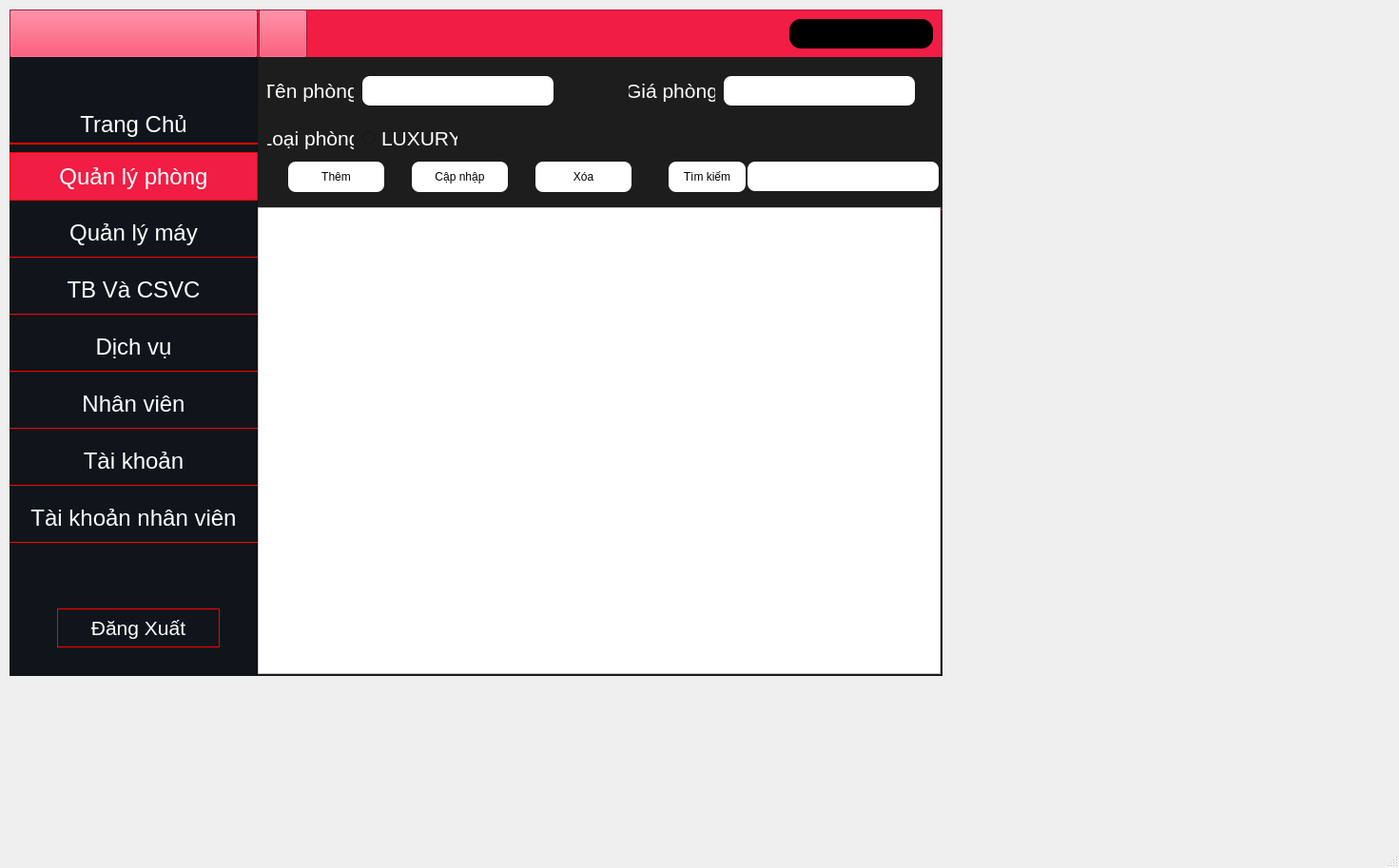
<?xml version="1.0" encoding="UTF-8"?>
<ui version="4.0">
 <class>MainWindow</class>
 <widget class="QMainWindow" name="MainWindow">
  <property name="geometry">
   <rect>
    <x>0</x>
    <y>0</y>
    <width>1471</width>
    <height>913</height>
   </rect>
  </property>
  <property name="windowTitle">
   <string>MainWindow</string>
  </property>
  <property name="layoutDirection">
   <enum>Qt::LeftToRight</enum>
  </property>
  <widget class="QWidget" name="centralwidget">
   <widget class="QFrame" name="frame">
    <property name="geometry">
     <rect>
      <x>10</x>
      <y>10</y>
      <width>981</width>
      <height>701</height>
     </rect>
    </property>
    <property name="styleSheet">
     <string notr="true">background-color:#1D1D1D;</string>
    </property>
    <property name="frameShape">
     <enum>QFrame::StyledPanel</enum>
    </property>
    <property name="frameShadow">
     <enum>QFrame::Raised</enum>
    </property>
    <widget class="QFrame" name="frame_2">
     <property name="geometry">
      <rect>
       <x>0</x>
       <y>0</y>
       <width>981</width>
       <height>51</height>
      </rect>
     </property>
     <property name="styleSheet">
      <string notr="true">background-color: #F11D44;</string>
     </property>
     <property name="frameShape">
      <enum>QFrame::StyledPanel</enum>
     </property>
     <property name="frameShadow">
      <enum>QFrame::Raised</enum>
     </property>
     <widget class="QLabel" name="lb_tentaikhoan">
      <property name="geometry">
       <rect>
        <x>820</x>
        <y>10</y>
        <width>151</width>
        <height>31</height>
       </rect>
      </property>
      <property name="styleSheet">
       <string notr="true">color:white;
background-color:black;
border-radius:12px;</string>
      </property>
      <property name="text">
       <string/>
      </property>
     </widget>
     <widget class="QPushButton" name="btn_home">
      <property name="geometry">
       <rect>
        <x>0</x>
        <y>0</y>
        <width>261</width>
        <height>51</height>
       </rect>
      </property>
      <property name="text">
       <string/>
      </property>
      <property name="icon">
       <iconset>
        <normaloff>../Icon &amp; image/Logo-Transparent-01.png</normaloff>../Icon &amp; image/Logo-Transparent-01.png</iconset>
      </property>
      <property name="iconSize">
       <size>
        <width>150</width>
        <height>200</height>
       </size>
      </property>
     </widget>
     <widget class="QPushButton" name="btn_back">
      <property name="geometry">
       <rect>
        <x>262</x>
        <y>0</y>
        <width>51</width>
        <height>51</height>
       </rect>
      </property>
      <property name="text">
       <string/>
      </property>
      <property name="icon">
       <iconset>
        <normaloff>../Icon &amp; image/2203523_arrow_back_botton_left_icon.ico</normaloff>../Icon &amp; image/2203523_arrow_back_botton_left_icon.ico</iconset>
      </property>
      <property name="iconSize">
       <size>
        <width>40</width>
        <height>40</height>
       </size>
      </property>
     </widget>
    </widget>
    <widget class="QFrame" name="frame_3">
     <property name="geometry">
      <rect>
       <x>0</x>
       <y>50</y>
       <width>261</width>
       <height>651</height>
      </rect>
     </property>
     <property name="styleSheet">
      <string notr="true">background-color:#0F151A;</string>
     </property>
     <property name="frameShape">
      <enum>QFrame::StyledPanel</enum>
     </property>
     <property name="frameShadow">
      <enum>QFrame::Raised</enum>
     </property>
     <widget class="QPushButton" name="btn_dangxuat">
      <property name="geometry">
       <rect>
        <x>50</x>
        <y>580</y>
        <width>171</width>
        <height>41</height>
       </rect>
      </property>
      <property name="font">
       <font>
        <pointsize>16</pointsize>
       </font>
      </property>
      <property name="styleSheet">
       <string notr="true">border: 1px solid red;
color:white;</string>
      </property>
      <property name="text">
       <string>Đăng Xuất</string>
      </property>
     </widget>
     <widget class="QPushButton" name="btn_trangchu">
      <property name="geometry">
       <rect>
        <x>0</x>
        <y>51</y>
        <width>261</width>
        <height>41</height>
       </rect>
      </property>
      <property name="font">
       <font>
        <pointsize>18</pointsize>
       </font>
      </property>
      <property name="styleSheet">
       <string notr="true">border: 2px solid red;
color:white;
border-left:none;
border-top:none;
border-right:none;
</string>
      </property>
      <property name="text">
       <string>Trang Chủ</string>
      </property>
     </widget>
     <widget class="QPushButton" name="btn_qlphong">
      <property name="geometry">
       <rect>
        <x>0</x>
        <y>100</y>
        <width>261</width>
        <height>51</height>
       </rect>
      </property>
      <property name="font">
       <font>
        <pointsize>18</pointsize>
        <underline>false</underline>
        <strikeout>false</strikeout>
       </font>
      </property>
      <property name="styleSheet">
       <string notr="true">border: 1px solid red;
color:white;
background-color:#F11D44;</string>
      </property>
      <property name="text">
       <string>Quản lý phòng</string>
      </property>
     </widget>
     <widget class="QPushButton" name="btn_qlmay">
      <property name="geometry">
       <rect>
        <x>0</x>
        <y>160</y>
        <width>261</width>
        <height>51</height>
       </rect>
      </property>
      <property name="font">
       <font>
        <pointsize>18</pointsize>
       </font>
      </property>
      <property name="styleSheet">
       <string notr="true">border: 1px solid red;
color:white;
border-left:none;
border-top:none;
border-right:none;</string>
      </property>
      <property name="text">
       <string>Quản lý máy</string>
      </property>
     </widget>
     <widget class="QPushButton" name="btn_tbcsvc">
      <property name="geometry">
       <rect>
        <x>0</x>
        <y>220</y>
        <width>261</width>
        <height>51</height>
       </rect>
      </property>
      <property name="font">
       <font>
        <pointsize>18</pointsize>
       </font>
      </property>
      <property name="styleSheet">
       <string notr="true">border: 1px solid red;
color:white;
border-left:none;
border-top:none;
border-right:none;</string>
      </property>
      <property name="text">
       <string>TB Và CSVC</string>
      </property>
     </widget>
     <widget class="QPushButton" name="btn_dichvu">
      <property name="geometry">
       <rect>
        <x>0</x>
        <y>280</y>
        <width>261</width>
        <height>51</height>
       </rect>
      </property>
      <property name="font">
       <font>
        <pointsize>18</pointsize>
       </font>
      </property>
      <property name="styleSheet">
       <string notr="true">border: 1px solid red;
color:white;
border-left:none;
border-top:none;
border-right:none;</string>
      </property>
      <property name="text">
       <string>Dịch vụ</string>
      </property>
     </widget>
     <widget class="QPushButton" name="btn_nhanvien">
      <property name="geometry">
       <rect>
        <x>0</x>
        <y>340</y>
        <width>261</width>
        <height>51</height>
       </rect>
      </property>
      <property name="font">
       <font>
        <pointsize>18</pointsize>
       </font>
      </property>
      <property name="styleSheet">
       <string notr="true">border: 1px solid red;
color:white;
border-left:none;
border-top:none;
border-right:none;</string>
      </property>
      <property name="text">
       <string>Nhân viên</string>
      </property>
     </widget>
     <widget class="QPushButton" name="btn_tk">
      <property name="geometry">
       <rect>
        <x>0</x>
        <y>400</y>
        <width>261</width>
        <height>51</height>
       </rect>
      </property>
      <property name="font">
       <font>
        <pointsize>18</pointsize>
       </font>
      </property>
      <property name="styleSheet">
       <string notr="true">border: 1px solid red;
color:white;
border-left:none;
border-top:none;
border-right:none;</string>
      </property>
      <property name="text">
       <string>Tài khoản</string>
      </property>
     </widget>
    </widget>
    <widget class="QPushButton" name="pushButton_8">
     <property name="geometry">
      <rect>
       <x>270</x>
       <y>180</y>
       <width>221</width>
       <height>81</height>
      </rect>
     </property>
     <property name="font">
      <font>
       <pointsize>20</pointsize>
      </font>
     </property>
     <property name="styleSheet">
      <string notr="true">border:none</string>
     </property>
     <property name="text">
      <string/>
     </property>
     <property name="icon">
      <iconset>
       <normaloff>../../Downloads/Test 1-01.png</normaloff>../../Downloads/Test 1-01.png</iconset>
     </property>
     <property name="iconSize">
      <size>
       <width>250</width>
       <height>200</height>
      </size>
     </property>
    </widget>
    <widget class="QFrame" name="frame_4">
     <property name="geometry">
      <rect>
       <x>261</x>
       <y>50</y>
       <width>720</width>
       <height>161</height>
      </rect>
     </property>
     <property name="styleSheet">
      <string notr="true">border:1px solid red;
border-left:none;
border-top:none;
border-right:none;</string>
     </property>
     <property name="frameShape">
      <enum>QFrame::StyledPanel</enum>
     </property>
     <property name="frameShadow">
      <enum>QFrame::Raised</enum>
     </property>
     <widget class="QLabel" name="label">
      <property name="geometry">
       <rect>
        <x>10</x>
        <y>20</y>
        <width>91</width>
        <height>31</height>
       </rect>
      </property>
      <property name="font">
       <font>
        <pointsize>16</pointsize>
       </font>
      </property>
      <property name="styleSheet">
       <string notr="true">border:none;
color:white;
</string>
      </property>
      <property name="text">
       <string>Tên phòng</string>
      </property>
      <property name="alignment">
       <set>Qt::AlignCenter</set>
      </property>
     </widget>
     <widget class="QLabel" name="label_2">
      <property name="geometry">
       <rect>
        <x>10</x>
        <y>70</y>
        <width>91</width>
        <height>31</height>
       </rect>
      </property>
      <property name="font">
       <font>
        <pointsize>16</pointsize>
       </font>
      </property>
      <property name="styleSheet">
       <string notr="true">border:none;
color:white;
</string>
      </property>
      <property name="text">
       <string>Loại phòng</string>
      </property>
      <property name="alignment">
       <set>Qt::AlignCenter</set>
      </property>
     </widget>
     <widget class="QLabel" name="label_3">
      <property name="geometry">
       <rect>
        <x>390</x>
        <y>20</y>
        <width>91</width>
        <height>31</height>
       </rect>
      </property>
      <property name="font">
       <font>
        <pointsize>16</pointsize>
       </font>
      </property>
      <property name="styleSheet">
       <string notr="true">border:none;
color:white;
</string>
      </property>
      <property name="text">
       <string>Giá phòng</string>
      </property>
      <property name="alignment">
       <set>Qt::AlignCenter</set>
      </property>
     </widget>
     <widget class="QLineEdit" name="txt_ten_phong">
      <property name="geometry">
       <rect>
        <x>110</x>
        <y>20</y>
        <width>201</width>
        <height>31</height>
       </rect>
      </property>
      <property name="styleSheet">
       <string notr="true">border-radius:8px;
border:none;
color:black;
background-color:#fff;</string>
      </property>
     </widget>
     <widget class="QLineEdit" name="txt_gia_phong">
      <property name="geometry">
       <rect>
        <x>490</x>
        <y>20</y>
        <width>201</width>
        <height>31</height>
       </rect>
      </property>
      <property name="styleSheet">
       <string notr="true">border-radius:8px;
border:none;
color:black;
background-color:#fff;</string>
      </property>
     </widget>
     <widget class="QPushButton" name="btn_them">
      <property name="geometry">
       <rect>
        <x>32</x>
        <y>110</y>
        <width>101</width>
        <height>32</height>
       </rect>
      </property>
      <property name="styleSheet">
       <string notr="true">border-radius:8px;
border:none;
color:black;
background-color:#fff;</string>
      </property>
      <property name="text">
       <string>Thêm</string>
      </property>
     </widget>
     <widget class="QPushButton" name="btn_capnhap">
      <property name="geometry">
       <rect>
        <x>162</x>
        <y>110</y>
        <width>101</width>
        <height>32</height>
       </rect>
      </property>
      <property name="styleSheet">
       <string notr="true">border-radius:8px;
border:none;
color:black;
background-color:#fff;</string>
      </property>
      <property name="text">
       <string>Cập nhập</string>
      </property>
     </widget>
     <widget class="QPushButton" name="btn_xoa">
      <property name="geometry">
       <rect>
        <x>292</x>
        <y>110</y>
        <width>101</width>
        <height>32</height>
       </rect>
      </property>
      <property name="styleSheet">
       <string notr="true">border-radius:8px;
border:none;
color:black;
background-color:#fff;</string>
      </property>
      <property name="text">
       <string>Xóa</string>
      </property>
     </widget>
     <widget class="QLineEdit" name="txt_timkiem">
      <property name="geometry">
       <rect>
        <x>515</x>
        <y>110</y>
        <width>201</width>
        <height>31</height>
       </rect>
      </property>
      <property name="styleSheet">
       <string notr="true">border-radius:8px;
border:none;
color:black;
background-color:#fff;</string>
      </property>
     </widget>
     <widget class="QPushButton" name="btn_timkiem">
      <property name="geometry">
       <rect>
        <x>432</x>
        <y>110</y>
        <width>81</width>
        <height>32</height>
       </rect>
      </property>
      <property name="styleSheet">
       <string notr="true">border-radius:8px;
border:none;
color:black;
background-color:#fff;</string>
      </property>
      <property name="text">
       <string>Tìm kiếm</string>
      </property>
     </widget>
     <widget class="QRadioButton" name="rb_loai_phong">
      <property name="geometry">
       <rect>
        <x>110</x>
        <y>70</y>
        <width>100</width>
        <height>31</height>
       </rect>
      </property>
      <property name="font">
       <font>
        <pointsize>16</pointsize>
       </font>
      </property>
      <property name="styleSheet">
       <string notr="true">border-radius:8px;
border:none;
color:white;
</string>
      </property>
      <property name="text">
       <string>LUXURY</string>
      </property>
     </widget>
     <widget class="QLineEdit" name="txt_maphong">
      <property name="geometry">
       <rect>
        <x>240</x>
        <y>60</y>
        <width>41</width>
        <height>31</height>
       </rect>
      </property>
      <property name="styleSheet">
       <string notr="true">background-color:#1D1D1D;
color:#1D1D1D;
border:none;</string>
      </property>
     </widget>
    </widget>
    <widget class="QTableWidget" name="tb_phong_luxury">
     <property name="geometry">
      <rect>
       <x>261</x>
       <y>208</y>
       <width>718</width>
       <height>491</height>
      </rect>
     </property>
     <property name="styleSheet">
      <string notr="true">background-color:white;
color:black;</string>
     </property>
    </widget>
   </widget>
   <widget class="QPushButton" name="btn_tknhanvien">
    <property name="geometry">
     <rect>
      <x>10</x>
      <y>520</y>
      <width>261</width>
      <height>51</height>
     </rect>
    </property>
    <property name="font">
     <font>
      <pointsize>18</pointsize>
     </font>
    </property>
    <property name="styleSheet">
     <string notr="true">border: 1px solid red;
color:white;
border-left:none;
border-top:none;
border-right:none;
</string>
    </property>
    <property name="text">
     <string>Tài khoản nhân viên</string>
    </property>
   </widget>
  </widget>
  <widget class="QMenuBar" name="menubar">
   <property name="geometry">
    <rect>
     <x>0</x>
     <y>0</y>
     <width>1471</width>
     <height>24</height>
    </rect>
   </property>
  </widget>
  <widget class="QStatusBar" name="statusbar"/>
 </widget>
 <resources/>
 <connections/>
</ui>
